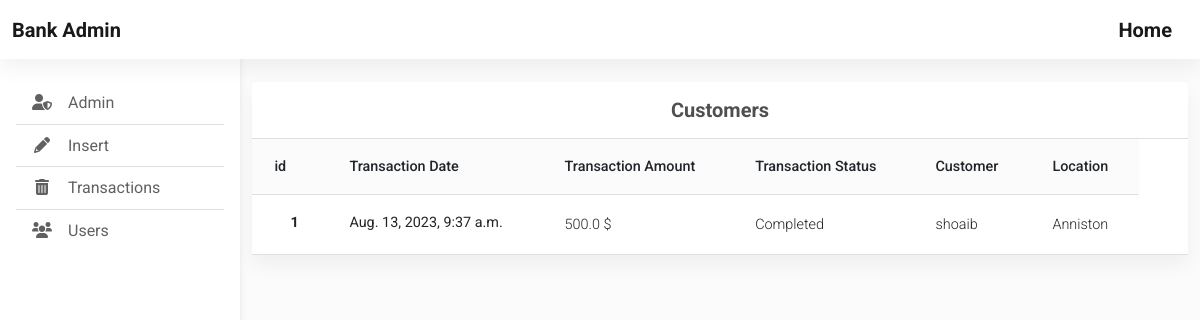
/transaction_details/, run on an earlier commit of the app's database.
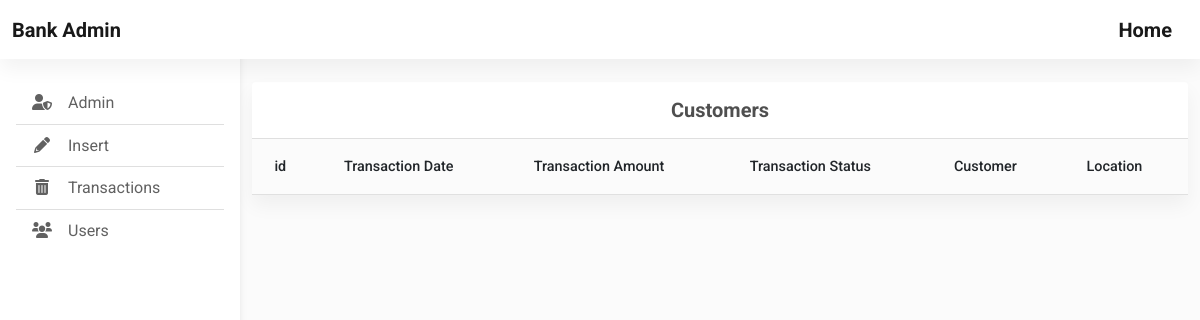
And on a later commit of the database.
### app/models.py (models this page shows, shortened)
class Transactions(models.Model):
    id = models.AutoField(primary_key=True)
    transaction_date = models.DateTimeField()
    transaction_amount = models.FloatField()
    transaction_status = models.CharField(max_length=50)  # You can adjust the max_length as needed
    customer = models.ForeignKey(Customers, on_delete=models.CASCADE)
    atm = models.ForeignKey(ATM,on_delete=models.CASCADE)
    completed = models.BooleanField(default=True)

class Customers(models.Model):
    id = models.AutoField(primary_key=True)
    email = models.CharField(max_length=100,default='')
    name = models.CharField(max_length=100,default='')
    amount = models.IntegerField(default=0)
    account_id = models.IntegerField(default=0)
    customer_cpr = models.CharField(max_length=100,default='')
    pin_code = models.CharField(max_length=4,default='')
    password = models.CharField(max_length=10,default='')
    def __str__(self):
        return self.name

class ATM(models.Model):
    id = models.AutoField(primary_key=True)
    LOCATION_CHOICES = [
        ('Alexander City', 'Alexander City'),
        ('Andalusia', 'Andalusia'),
        ('Anniston', 'Anniston'),
        ('Athens', 'Athens'),
        ('Atmore', 'Atmore'),
    ]
    ATM_location = models.CharField(max_length=200,choices=LOCATION_CHOICES,default='location')
    def __str__(self):
        return self.ATM_location

### app/views.py (the view)
# urls.py: path('transaction_details/',views.transaction_details,name="transaction_details"),
def transaction_details(request):
    transaction_data = Transactions.objects.all()
    context = {
        'transactions':transaction_data
    }
    return render(request,'admin_template/transactions.html',context)

### templates/admin_template/transactions.html
{% extends 'admin_template/base.html' %}
{% block main_content %}
<main style="margin-top: 58px">
    <div class="container pt-4">
      <section class="mb-4">
        <div class="card">
          <div class="card-header py-3">
            <h5 class="mb-0 text-center"><strong>Customers</strong></h5>
          </div>
          <table class="table align-middle mb-0 bg-white">
            <thead class="bg-light">
              <tr>
                <th>id</th>
                <th>Transaction Date</th>
                <th>Transaction Amount</th>
                <th>Transaction Status</th>
                <th>Customer</th>
                <th>Location</th>
              </tr>
            </thead>
            <tbody>
              {% for items in transactions %}
              <tr>
                <td>
                  <div class="d-flex align-items-center">
                    <div class="ms-3">
                      <p class="fw-bold mb-1">{{items.id}}</p>
                    </div>
                  </div>
                </td>
                <td>
                  <p class="fw-normal mb-1">{{items.transaction_date}}</p>
                </td>
                <td>{{items.transaction_amount}} $</td>
                <td>{{items.transaction_status}}</td>
                <td>{{items.customer}}</td>
                <td>{{items.atm}}</td>
                <td>
                </td>
              </tr>
              {% endfor %}
            </tbody>
          </table>
        </div>
      </section>
    </div>
  </main>
{% endblock main_content %}

What changed in the data, as far as the page shows it:
removed Transactions: id "1", transaction_date "Aug. 13, 2023, 9:37 a.m.", transaction_amount "500.0", transaction_status "Completed", customer "shoaib", atm "Anniston"
